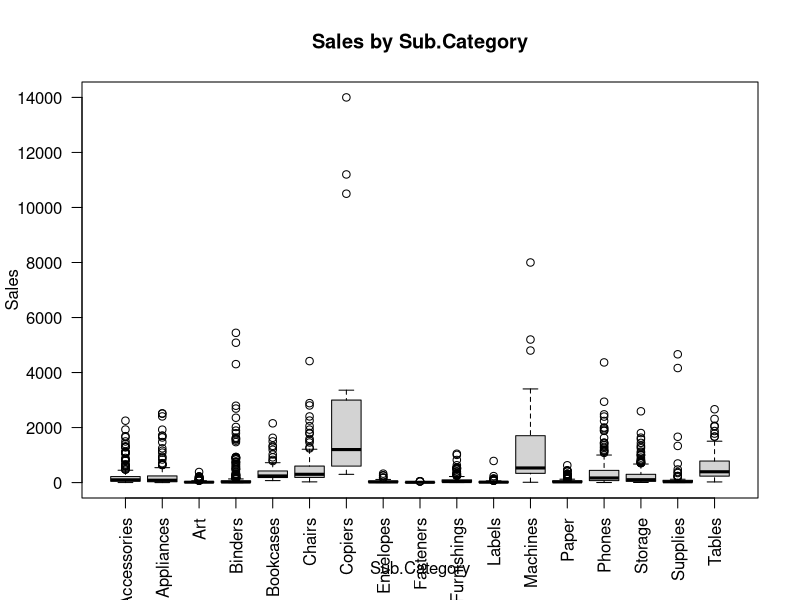
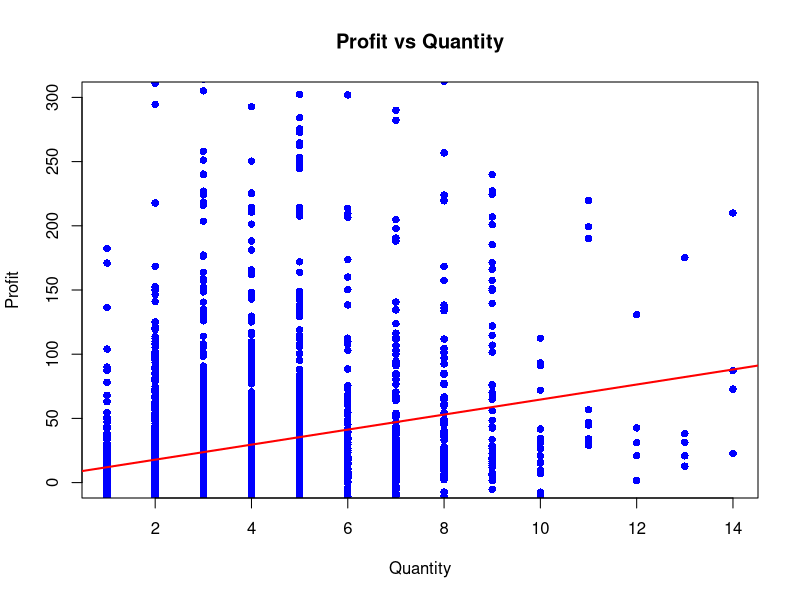

The R source for these figures, in order:
data = read.csv("US  E-commerce records 2020_YC.csv")
library(psych)

#Regression Test #1


summary(lm(Sales ~ factor(data$Sub.Category), data = data))


boxplot(data$Sales ~ factor(data$Sub.Category),
        main = "Sales by Sub.Category",
        xlab = "Sub.Category",
        ylab = "Sales", 
        las=2)



dev.off()

#------------------------------------------------------------------
#Regression Test #2

#Profit vs Quantity

summary(lm(Profit ~ Quantity, data = data))

plot(data$Quantity, data$Profit,
     main = "Profit vs Quantity",
     xlab = "Quantity",
     ylab = "Profit",
     col = "blue", pch = 16, 
     ylim= c(0,300))

abline(lm(Profit ~ Quantity, data = data), col = "red", lwd = 2)


#Profit vs SubCategory






